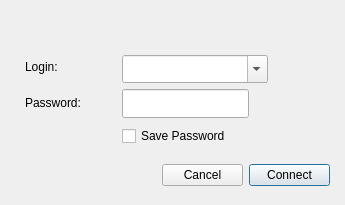
<?xml version="1.0" encoding="UTF-8"?>
<ui version="4.0">
 <class>LoginDialog</class>
 <widget class="QDialog" name="LoginDialog">
  <property name="geometry">
   <rect>
    <x>0</x>
    <y>0</y>
    <width>345</width>
    <height>205</height>
   </rect>
  </property>
  <property name="windowTitle">
   <string>Dialog</string>
  </property>
  <widget class="QWidget" name="layoutWidget">
   <property name="geometry">
    <rect>
     <x>162</x>
     <y>160</y>
     <width>168</width>
     <height>31</height>
    </rect>
   </property>
   <layout class="QHBoxLayout" name="horizontalLayout">
    <item>
     <widget class="QPushButton" name="cancelPB">
      <property name="text">
       <string>Cancel</string>
      </property>
     </widget>
    </item>
    <item>
     <widget class="QPushButton" name="connectPB">
      <property name="text">
       <string>Connect</string>
      </property>
      <property name="default">
       <bool>true</bool>
      </property>
     </widget>
    </item>
   </layout>
  </widget>
  <widget class="QWidget" name="layoutWidget_2">
   <property name="geometry">
    <rect>
     <x>25</x>
     <y>51</y>
     <width>90</width>
     <height>67</height>
    </rect>
   </property>
   <layout class="QVBoxLayout" name="verticalLayout">
    <item>
     <widget class="QLabel" name="label">
      <property name="text">
       <string>Login:</string>
      </property>
     </widget>
    </item>
    <item>
     <widget class="QLabel" name="label_2">
      <property name="text">
       <string>Password:</string>
      </property>
     </widget>
    </item>
   </layout>
  </widget>
  <widget class="QWidget" name="">
   <property name="geometry">
    <rect>
     <x>122</x>
     <y>53</y>
     <width>197</width>
     <height>96</height>
    </rect>
   </property>
   <layout class="QVBoxLayout" name="verticalLayout_2">
    <item>
     <layout class="QGridLayout" name="gridLayout">
      <item row="0" column="0" colspan="2">
       <widget class="QComboBox" name="loginEdit">
        <property name="sizePolicy">
         <sizepolicy hsizetype="Fixed" vsizetype="Fixed">
          <horstretch>0</horstretch>
          <verstretch>0</verstretch>
         </sizepolicy>
        </property>
        <property name="minimumSize">
         <size>
          <width>146</width>
          <height>28</height>
         </size>
        </property>
        <property name="editable">
         <bool>true</bool>
        </property>
        <property name="frame">
         <bool>true</bool>
        </property>
       </widget>
      </item>
      <item row="0" column="2">
       <spacer name="horizontalSpacer">
        <property name="orientation">
         <enum>Qt::Horizontal</enum>
        </property>
        <property name="sizeHint" stdset="0">
         <size>
          <width>40</width>
          <height>20</height>
         </size>
        </property>
       </spacer>
      </item>
      <item row="1" column="0">
       <widget class="QLineEdit" name="passwordEdit">
        <property name="sizePolicy">
         <sizepolicy hsizetype="Fixed" vsizetype="Fixed">
          <horstretch>0</horstretch>
          <verstretch>0</verstretch>
         </sizepolicy>
        </property>
        <property name="minimumSize">
         <size>
          <width>127</width>
          <height>29</height>
         </size>
        </property>
        <property name="echoMode">
         <enum>QLineEdit::Password</enum>
        </property>
       </widget>
      </item>
      <item row="1" column="1" colspan="2">
       <spacer name="horizontalSpacer_2">
        <property name="orientation">
         <enum>Qt::Horizontal</enum>
        </property>
        <property name="sizeHint" stdset="0">
         <size>
          <width>55</width>
          <height>20</height>
         </size>
        </property>
       </spacer>
      </item>
     </layout>
    </item>
    <item>
     <widget class="QCheckBox" name="savepasswordCB">
      <property name="text">
       <string>Save Password</string>
      </property>
     </widget>
    </item>
   </layout>
  </widget>
 </widget>
 <resources/>
 <connections/>
</ui>
